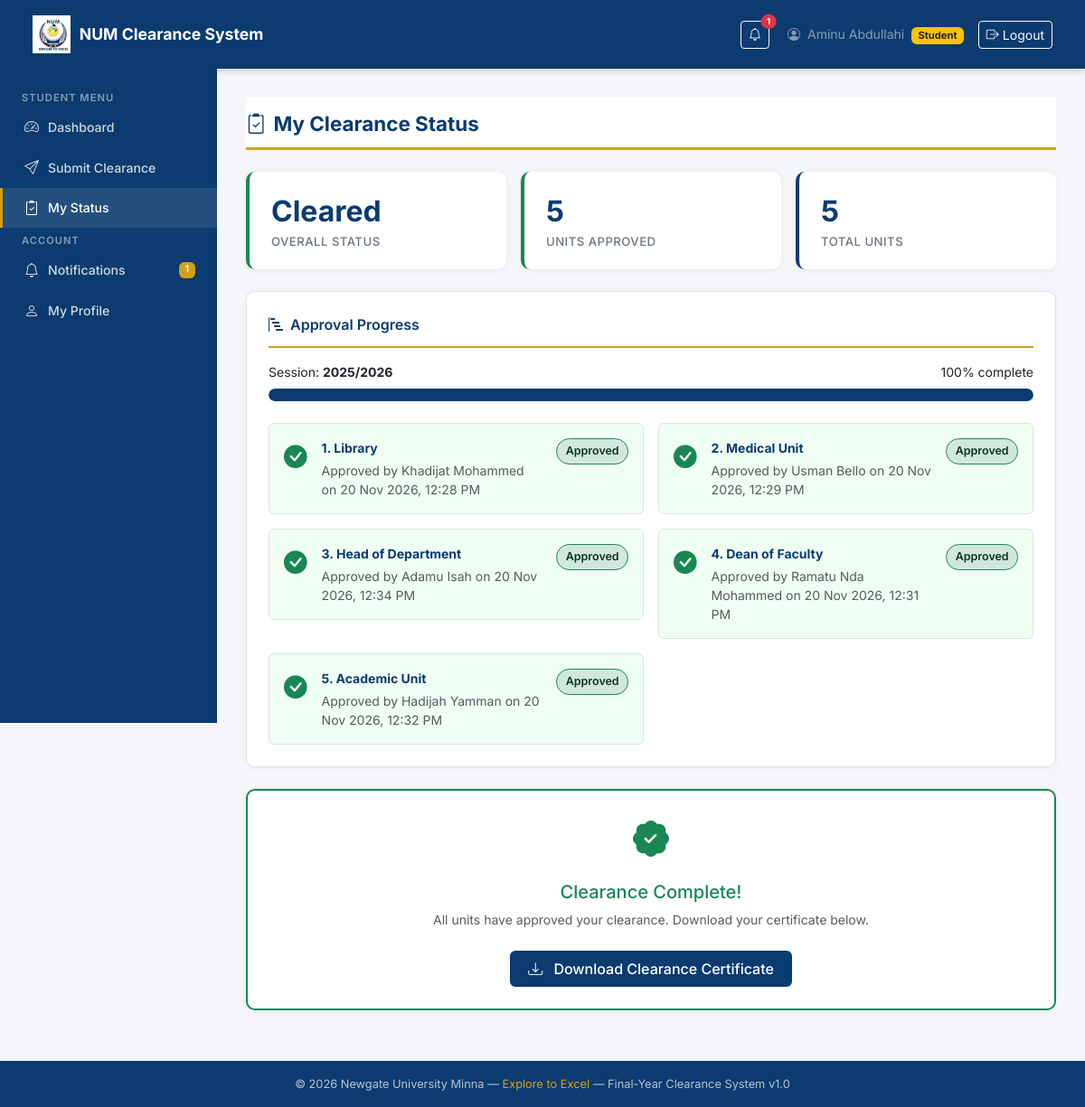
Page /clearance/status/ (signed in) on the committed database.
### accounts/models.py (models this page shows, shortened)
class CustomUser(AbstractUser):
    ROLE_CHOICES = [
        ('student',      'Student'),
        ('bursary',      'Bursary Officer'),
        ('unit_officer', 'Unit Officer'),
        ('admin',        'Administrator'),
    ]
    role            = models.CharField(max_length=20, choices=ROLE_CHOICES, default='student')
    matric_number   = models.CharField(max_length=20, blank=True, null=True, unique=True)
    department      = models.CharField(max_length=100, blank=True, null=True)
    phone           = models.CharField(max_length=15, blank=True, null=True)
    is_verified     = models.BooleanField(default=False)
    @property
    def is_student(self):
        return self.role == 'student'

### clearance/models.py (models this page shows, shortened)
class ClearanceRequest(models.Model):
    STATUS_CHOICES = [
        ('pending',  'Pending'),
        ('cleared',  'Cleared'),
        ('declined', 'Declined'),
    ]
    student             = models.ForeignKey(
                            settings.AUTH_USER_MODEL,
                            on_delete=models.CASCADE,
                            related_name='clearance_requests',
                            limit_choices_to={'role': 'student'}
                          )
    session_year        = models.CharField(max_length=20)   # e.g. 2024/2025
    status              = models.CharField(max_length=10, choices=STATUS_CHOICES, default='pending')
    bursary_confirmed   = models.BooleanField(default=False)
    bursary_confirmed_by = models.ForeignKey(
                            settings.AUTH_USER_MODEL,
                            on_delete=models.SET_NULL,
                            null=True, blank=True,
                            related_name='bursary_confirmations',
                            limit_choices_to={'role': 'bursary'}
                          )
    bursary_confirmed_at = models.DateTimeField(null=True, blank=True)
    current_unit        = models.ForeignKey(
                            Unit,
                            on_delete=models.SET_NULL,
                            null=True, blank=True,
                            related_name='current_requests'
                          )
    submitted_at        = models.DateTimeField(auto_now_add=True)
    completed_at        = models.DateTimeField(null=True, blank=True)
    class Meta:
        unique_together = ('student', 'session_year')
        ordering = ['-submitted_at']

class Approval(models.Model):
    STATUS_CHOICES = [
        ('pending',  'Pending'),
        ('approved', 'Approved'),
        ('conditional',  'Conditional'),
        ('declined', 'Declined'),
    ]
    request     = models.ForeignKey(
                    ClearanceRequest,
                    on_delete=models.CASCADE,
                    related_name='approvals'
                  )
    unit        = models.ForeignKey(
                    Unit,
                    on_delete=models.CASCADE,
                    related_name='approvals'
                  )
    officer     = models.ForeignKey(
                    settings.AUTH_USER_MODEL,
                    on_delete=models.SET_NULL,
                    null=True, blank=True,
                    related_name='approval_actions'
                  )
    status      = models.CharField(max_length=15, choices=STATUS_CHOICES, default='pending')
    remarks     = models.TextField(blank=True, null=True)
    actioned_at = models.DateTimeField(null=True, blank=True)
    class Meta:
        unique_together = ('request', 'unit')
        ordering = ['unit__order']

class Unit(models.Model):
    name        = models.CharField(max_length=100)
    order       = models.PositiveIntegerField(unique=True)  # defines the approval sequence
    officer     = models.ForeignKey(
                    settings.AUTH_USER_MODEL,
                    on_delete=models.SET_NULL,
                    null=True, blank=True,
                    related_name='assigned_unit',
                    limit_choices_to={'role': 'unit_officer'}
                  )
    is_active   = models.BooleanField(default=True)
    created_at  = models.DateTimeField(auto_now_add=True)
    class Meta:
        ordering = ['order']

### clearance/views.py (the view)
@login_required
@role_required('student')
def clearance_status(request):
    try:
        cr       = ClearanceRequest.objects.get(student=request.user)
        approvals = cr.approvals.select_related('unit', 'officer').all()
        units_total    = approvals.count()
        units_approved = approvals.filter(status='approved').count()
        progress = int((units_approved / units_total) * 100) \
                   if units_total > 0 else 0
        context = {
            'cr':           cr,
            'approvals':    approvals,
            'units_total':  units_total,
            'units_approved': units_approved,
            'progress':     progress,
        }
    except ClearanceRequest.DoesNotExist:
        context = {'cr': None}
    return render(request, 'clearance/status.html', context)

### templates/clearance/status.html (shortened to what this page needs)
{% extends 'base.html' %}
{% block content %}
<div class="page-header">
  <h1><i class="bi bi-clipboard2-check me-2"></i>My Clearance Status</h1>
</div>
{% if cr %}
  <div class="row g-3 mb-4">
    <div class="col-md-4">
      <div class="stat-card
        {% if cr.status == 'cleared' %}green
        {% elif cr.status == 'declined' or cr.status == 'conditional' %}red
        {% else %}gold{% endif %}">
        <div class="stat-number">
          {% if cr.status == 'cleared' %}Cleared
          {% elif cr.status == 'conditional' %}Conditional
          {% elif cr.status == 'declined' %}Declined
          {% else %}In Progress{% endif %}
        </div>
        <div class="stat-label">Overall Status</div>
      </div>
    </div>
    <div class="col-md-4">
      <div class="stat-card green">
        <div class="stat-number">{{ units_approved }}</div>
        <div class="stat-label">Units Approved</div>
      </div>
    </div>
    <div class="col-md-4">
      <div class="stat-card">
        <div class="stat-number">{{ units_total }}</div>
        <div class="stat-label">Total Units</div>
      </div>
    </div>
  </div>
  <div class="num-card mb-4">
    <div class="card-title">
      <i class="bi bi-bar-chart-steps me-2"></i>Approval Progress
    </div>
    <div class="d-flex justify-content-between small mb-2">
      <span>Session: <strong>{{ cr.session_year }}</strong></span>
      <span>{{ progress }}% complete</span>
    </div>
    <div class="progress mb-4" style="height:14px; border-radius:10px;">
      <div class="progress-bar"
           role="progressbar"
           style="width:{{ progress }}%;
                  background-color:var(--num-navy);
                  border-radius:10px;"
           aria-valuenow="{{ progress }}"
           aria-valuemin="0"
           aria-valuemax="100">
      </div>
    </div>
    <div class="row g-3">
      {% for approval in approvals %}
        <div class="col-md-6">
          <div class="p-3 rounded"
               style="border: 1px solid var(--num-border);
                      background:
                        {% if approval.status == 'approved' %}#f0fff4
                        {% elif approval.status == 'declined' %}#fff5f5
                        {% else %}#fffdf0{% endif %};">
            <div class="d-flex align-items-start gap-3">
              <div style="font-size:1.6rem; margin-top:2px;">
                {% if approval.status == 'approved' %}
                  <i class="bi bi-check-circle-fill"
                     style="color:var(--num-green);"></i>
                {% elif approval.status == 'declined' %}
                  <i class="bi bi-x-circle-fill"
                     style="color:var(--num-red);"></i>
                {% else %}
                  <i class="bi bi-clock-fill"
                     style="color:var(--num-gold);"></i>
                {% endif %}
              </div>
              <div class="flex-grow-1">
                <div class="fw-bold small"
                     style="color:var(--num-navy);">
                  {{ forloop.counter }}. {{ approval.unit.name }}
                </div>
                <div class="small text-muted mt-1">
                  {% if approval.status == 'approved' %}
                    Approved by {{ approval.officer.get_full_name }}
                    on {{ approval.actioned_at|date:"d M Y, g:i A" }}
                  {% else %}
                    {% if cr.bursary_confirmed %}
                      Awaiting officer review
                    {% else %}
                      Waiting for bursary confirmation
                    {% endif %}
                  {% endif %}
                </div>
              </div>
              <span class="status-badge badge-{{ approval.status }}">
                {{ approval.status|capfirst }}
              </span>
            </div>
          </div>
        </div>
      {% endfor %}
    </div>
  </div>
  {% if cr.status == 'cleared' %}
    <div class="num-card text-center py-4"
         style="border: 2px solid var(--num-green);">
      <i class="bi bi-patch-check-fill fs-1"
         style="color:var(--num-green);"></i>
      <h5 class="mt-3" style="color:var(--num-green);">
        Clearance Complete!
      </h5>
      <p class="text-muted small">
        All units have approved your clearance.
        Download your certificate below.
      </p>
      <a href="{% url 'clearance:download_certificate' cr.pk %}"
         class="btn btn-num mt-2">
        <i class="bi bi-download me-2"></i>
        Download Clearance Certificate
      </a>
    </div>
  {% endif %}
{% endif %}
{% endblock %}

### templates/base.html (shortened to what this page needs)
{% load static clearance_tags %}
<!DOCTYPE html>
<html lang="en">
<head>
  <link href="https://cdn.jsdelivr.net/npm/bootstrap@5.3.0/dist/css/bootstrap.min.css" rel="stylesheet"/>
  <link href="https://cdn.jsdelivr.net/npm/bootstrap-icons@1.11.0/font/bootstrap-icons.css" rel="stylesheet"/>
</head>
<body>
  {% if user.is_authenticated %}
  <nav class="navbar num-navbar">
    <div class="container-fluid">
      <a class="navbar-brand" href="{% url 'dashboard' %}">
        {% load static %}
        <img src="{% static 'images/num-logo.webp' %}" alt="NUM Logo"/>
        <span>NUM Clearance System</span>
      </a>
      <div class="d-flex align-items-center gap-3">
        {% load clearance_tags %}
          {% unread_count request.user as unread %}
        <a href="{% url 'clearance:notifications' %}"
          class="btn btn-sm btn-outline-light position-relative me-1">
          <i class="bi bi-bell"></i>
          {% if unread > 0 %}
            <span class="position-absolute top-0 start-100
                        translate-middle badge rounded-pill bg-danger"
                  style="font-size:0.6rem;">
              {{ unread }}
            </span>
          {% endif %}
        </a>
        <span class="text-white-50 small d-none d-md-inline">
          <i class="bi bi-person-circle me-1"></i>
          {{ user.get_full_name|default:user.username }}
          <span class="badge bg-warning text-dark ms-1" style="font-size:0.7rem;">
            {{ user.get_role_display }}
          </span>
        </span>
        <a href="{% url 'logout' %}" class="btn btn-sm btn-outline-light">
          <i class="bi bi-box-arrow-right me-1"></i>Logout
        </a>
      </div>
    </div>
  </nav>
  <div class="sidebar">
    {% if user.is_student %}
      <span class="sidebar-heading">Student Menu</span>
      <a href="{% url 'dashboard' %}"
         class="nav-link {% if request.resolver_match.url_name == 'dashboard' %}active{% endif %}">
        <i class="bi bi-speedometer2"></i> Dashboard
      </a>
      <a href="{% url 'clearance:submit' %}"
         class="nav-link {% if request.resolver_match.url_name == 'submit' %}active{% endif %}">
        <i class="bi bi-send"></i> Submit Clearance
      </a>
      <a href="{% url 'clearance:status' %}"
         class="nav-link {% if request.resolver_match.url_name == 'status' %}active{% endif %}">
        <i class="bi bi-clipboard2-check"></i> My Status
      </a>
    {% endif %}
    <span class="sidebar-heading" style="margin-top:2rem;">Account</span>
      <a href="{% url 'clearance:notifications' %}"
        class="nav-link {% if request.resolver_match.url_name == 'notifications' %}active{% endif %}">
        <i class="bi bi-bell"></i> Notifications
        {% unread_count request.user as unread %}
        {% if unread > 0 %}
          <span class="badge ms-auto"
                style="background:var(--num-gold); color:white;">
            {{ unread }}
          </span>
        {% endif %}
      </a>
      <a href="{% url 'accounts:profile' %}" class="nav-link">
        <i class="bi bi-person"></i> My Profile
      </a>
  </div>
  <div class="main-content">
    {% block content %}{% endblock %}
  </div>
  {% else %}
    {% block auth_content %}{% endblock %}
  {% endif %}
  <footer class="num-footer">
    &copy; {% now "Y" %} Newgate University Minna &mdash;
    <span>Explore to Excel</span> &mdash;
    Final-Year Clearance System v1.0
  </footer>
</body>
</html>

### rows in the picture
CustomUser: get_full_name "Aminu Abdullahi", role "Student"
ClearanceRequest: session_year "2025/2026"
Approval: unit.name "Library", officer.get_full_name "Khadijat Mohammed", actioned_at "20 Nov 2026, 12:28 PM", status "Approved"
Approval: unit.name "Medical Unit", officer.get_full_name "Usman Bello", actioned_at "20 Nov 2026, 12:29 PM", status "Approved"
Approval: unit.name "Head of Department", officer.get_full_name "Adamu Isah", actioned_at "20 Nov 2026, 12:34 PM", status "Approved"
Approval: unit.name "Dean of Faculty", officer.get_full_name "Ramatu Nda Mohammed", actioned_at "20 Nov 2026, 12:31 PM", status "Approved"
Approval: unit.name "Academic Unit", officer.get_full_name "Hadijah Yamman", actioned_at "20 Nov 2026, 12:32 PM", status "Approved"

### other values in the picture
{{ unread }} "1"
{{ units_approved }} "5"
{{ units_total }} "5"
{{ progress }} "100"
